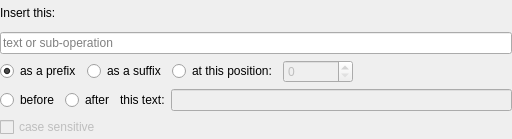
<?xml version="1.0" encoding="UTF-8"?>
<ui version="4.0">
 <class>InsertForm</class>
 <widget class="QWidget" name="InsertForm">
  <property name="geometry">
   <rect>
    <x>0</x>
    <y>0</y>
    <width>512</width>
    <height>139</height>
   </rect>
  </property>
  <property name="windowTitle">
   <string/>
  </property>
  <layout class="QVBoxLayout" name="verticalLayout">
   <property name="leftMargin">
    <number>0</number>
   </property>
   <property name="topMargin">
    <number>0</number>
   </property>
   <property name="rightMargin">
    <number>0</number>
   </property>
   <property name="bottomMargin">
    <number>2</number>
   </property>
   <item>
    <widget class="QLabel" name="label">
     <property name="sizePolicy">
      <sizepolicy hsizetype="Minimum" vsizetype="Minimum">
       <horstretch>0</horstretch>
       <verstretch>0</verstretch>
      </sizepolicy>
     </property>
     <property name="text">
      <string>Insert this:</string>
     </property>
    </widget>
   </item>
   <item>
    <widget class="QLineEdit" name="toInsert">
     <property name="placeholderText">
      <string>text or sub-operation</string>
     </property>
    </widget>
   </item>
   <item>
    <layout class="QHBoxLayout" name="horizontalLayout">
     <item>
      <widget class="QRadioButton" name="asPrefix">
       <property name="sizeIncrement">
        <size>
         <width>0</width>
         <height>0</height>
        </size>
       </property>
       <property name="text">
        <string>as a prefix</string>
       </property>
       <property name="checked">
        <bool>true</bool>
       </property>
       <attribute name="buttonGroup">
        <string notr="true">positionSelection</string>
       </attribute>
      </widget>
     </item>
     <item>
      <widget class="QRadioButton" name="asSuffix">
       <property name="text">
        <string>as a suffix</string>
       </property>
       <attribute name="buttonGroup">
        <string notr="true">positionSelection</string>
       </attribute>
      </widget>
     </item>
     <item>
      <widget class="QRadioButton" name="atPosition">
       <property name="text">
        <string>at this position:</string>
       </property>
       <attribute name="buttonGroup">
        <string notr="true">positionSelection</string>
       </attribute>
      </widget>
     </item>
     <item>
      <widget class="QSpinBox" name="position">
       <property name="enabled">
        <bool>false</bool>
       </property>
       <property name="sizePolicy">
        <sizepolicy hsizetype="Fixed" vsizetype="Fixed">
         <horstretch>0</horstretch>
         <verstretch>0</verstretch>
        </sizepolicy>
       </property>
       <property name="minimumSize">
        <size>
         <width>70</width>
         <height>0</height>
        </size>
       </property>
      </widget>
     </item>
     <item>
      <spacer name="horizontalSpacer">
       <property name="orientation">
        <enum>Qt::Horizontal</enum>
       </property>
       <property name="sizeHint" stdset="0">
        <size>
         <width>40</width>
         <height>20</height>
        </size>
       </property>
      </spacer>
     </item>
    </layout>
   </item>
   <item>
    <layout class="QHBoxLayout" name="horizontalLayout_2">
     <property name="topMargin">
      <number>0</number>
     </property>
     <item>
      <widget class="QRadioButton" name="beforeText">
       <property name="text">
        <string>before</string>
       </property>
       <attribute name="buttonGroup">
        <string notr="true">positionSelection</string>
       </attribute>
      </widget>
     </item>
     <item>
      <widget class="QRadioButton" name="afterText">
       <property name="text">
        <string>after</string>
       </property>
       <attribute name="buttonGroup">
        <string notr="true">positionSelection</string>
       </attribute>
      </widget>
     </item>
     <item>
      <widget class="QLabel" name="label_2">
       <property name="text">
        <string>this text:</string>
       </property>
      </widget>
     </item>
     <item>
      <widget class="QLineEdit" name="toSearch">
       <property name="enabled">
        <bool>false</bool>
       </property>
       <property name="toolTip">
        <string>Blank to insert in between all characters</string>
       </property>
      </widget>
     </item>
    </layout>
   </item>
   <item>
    <widget class="QCheckBox" name="caseSensitive">
     <property name="enabled">
      <bool>false</bool>
     </property>
     <property name="text">
      <string>case sensitive</string>
     </property>
    </widget>
   </item>
  </layout>
 </widget>
 <resources/>
 <connections/>
 <buttongroups>
  <buttongroup name="positionSelection"/>
 </buttongroups>
</ui>
